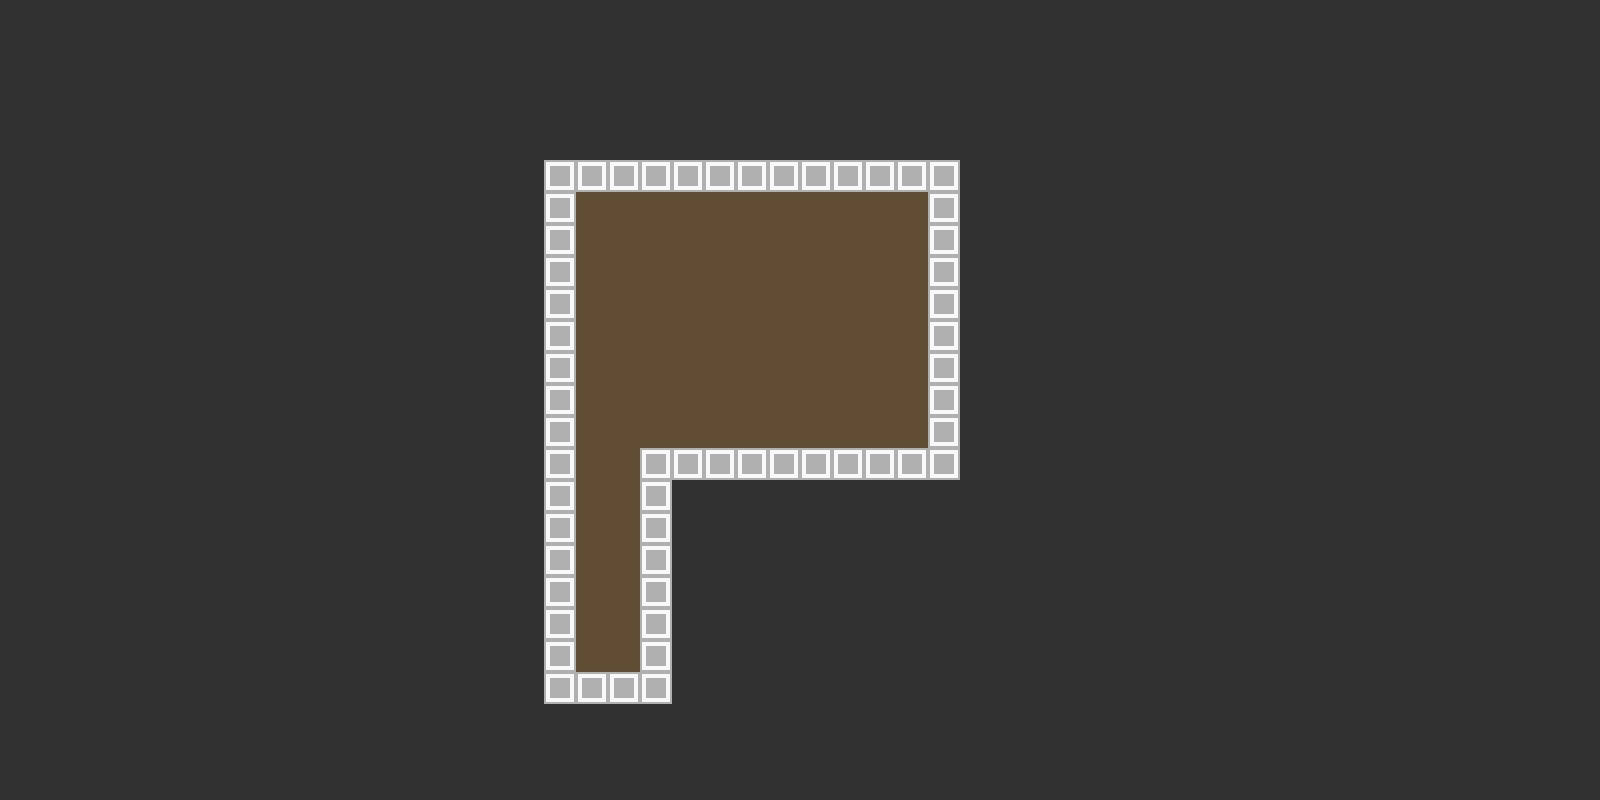

Below is a game level as drawn by its tile map, then a one-line description and the .tmx that defines it (tile-layer data replaced by summaries):
An orthogonal 50x25 tile map with 32x32 px tiles, 3 tile layers (Tile Layer 1, Tile Layer 2, Tile Layer 3) and 6 objects.

<map version="1.2" tiledversion="1.2.1" orientation="orthogonal" renderorder="right-down" width="50" height="25" tilewidth="32" tileheight="32" infinite="0" nextlayerid="5" nextobjectid="8">
 <tileset firstgid="1" source="customset5.tsx" />
 <layer id="1" name="Tile Layer 1" width="50" height="25">
  <data>[1250 cells, 1250 non-empty, 1 distinct tile ids]</data>
 </layer>
 <layer id="2" name="Tile Layer 2" width="50" height="25">
  <data>[1250 cells, 56 non-empty, 1 distinct tile ids]</data>
 </layer>
 <layer id="3" name="Tile Layer 3" width="50" height="25">
  <data>[1250 cells, 102 non-empty, 1 distinct tile ids]</data>
 </layer>
 <objectgroup id="4" name="Object Layer 1">
  <object id="2" x="544" y="160" width="32" height="544" />
  <object id="3" x="576" y="672" width="96" height="32" />
  <object id="4" x="640" y="448" width="32" height="224" />
  <object id="5" x="672" y="448" width="288" height="32" />
  <object id="6" x="928" y="160" width="32" height="288" />
  <object id="7" x="576" y="160" width="352" height="32" />
 </objectgroup>
</map>
